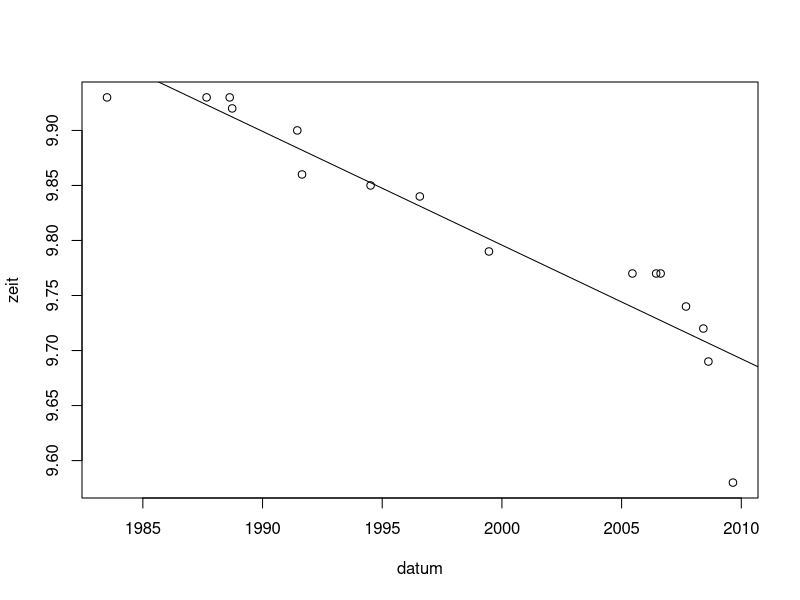

Here is the R script that generated this plot:
##################Übung 1##################

#messadaten pippetiert
pipettiert_gewicht <- c(19.8689, 19.8542, 19.8443, 19.8560,19.8489,
                        19.8785, 19.8619, 19.8747, 19.8500, 19.8455) #g
#pipettierte volumen
dichte_wasser <- 0.99820 #g/cm^3 = g/mL
pipettiert <- pipettiert_gewicht / dichte_wasser #mL

#n
pip_n <- length(pipettiert)
#mean
pip_mean <- mean(pipettiert)
#standard deviation(sd)
pip_sd <- sd(pipettiert)
#variance
pip_var <- var(pipettiert)
#sd of mean
pip_mean_sd <- pip_sd / sqrt(pip_n)
#variance of mean
pip_mean_var <- pip_var / pip_n

#Output
data.frame(pip_mean, pip_sd, pip_var, pip_mean_sd, pip_mean_var)

################## END Übung 1##################




##################Übung 2##################

#degrees of freedom
pip_v <- pip_n <- 1

#fractiles
pip_fractile_95 <- qt(0.975, pip_v)
pip_fractile_99 <- qt(0.995, pip_v)

# +- im Vertrauensintervall
pip_cx_95 <- pip_fractile_95 * pip_mean_sd
pip_cx_99 <- pip_fractile_99 * pip_mean_sd

cat("95 % Vertrauensintervall : [", pip_mean - pip_cx_95,
    " mL,", pip_mean + pip_cx_95, "mL]")

cat("99 % Vertrauensintervall : [", pip_mean - pip_cx_99,
    " mL,", pip_mean + pip_cx_99, "mL]")

fig.height=3
fig.width=10
plot.new()
arrows(pip_mean - pip_cx_95, 1, pip_mean + pip_cx_95, code=3, angle=90, length=0.02)
#plot(pip_mean, 1, ylab="",yaxt="n", xlim=c(19.7,20.1))

##################END Übung 2##################



##################Übung 3##################

#Vertrauensintervall
cat("\n19.90 +- 0.05 mL")


##################END Übung 3##################


##################Übung 3##################

datum <- c(1983.504, 1987.663, 1988.628, 1988.732, 1991.452, 1991.649, 1994.514, 1996.570, 1999.458, 2005.452, 2006.444, 2006.630, 2007.690, 2008.415, 2008.626, 2009.652)
zeit <-c(9.93, 9.93, 9.93, 9.92, 9.90, 9.86, 9.85, 9.84, 9.79, 9.77, 9.77, 9.77, 9.74, 9.72, 9.69, 9.58)

linear_model <-lm(zeit ~ datum)
summary(linear_model)
plot(datum , zeit)
abline(linear_model)

##################END Übung 3##################


  
